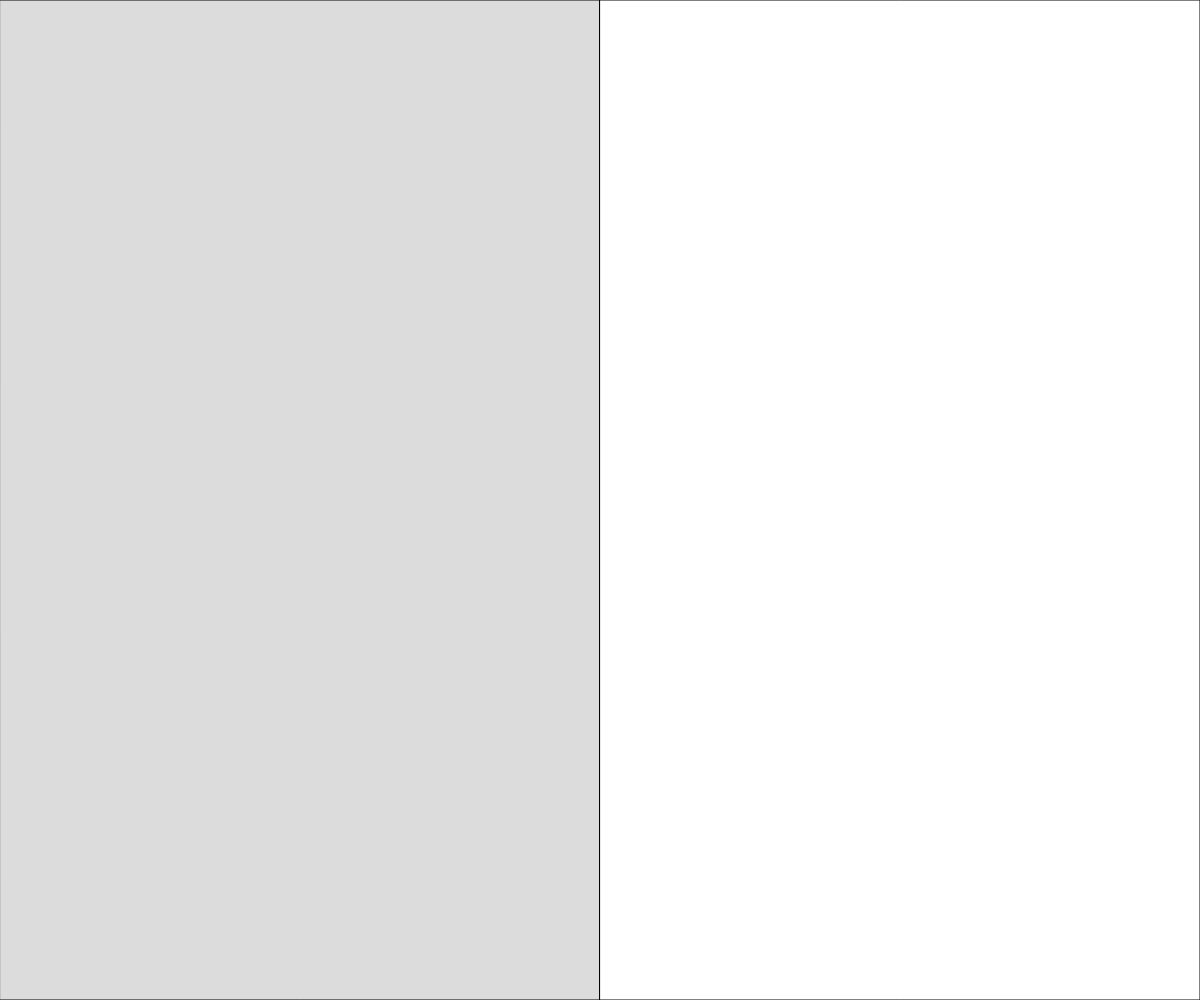
Frame 1 (no input)
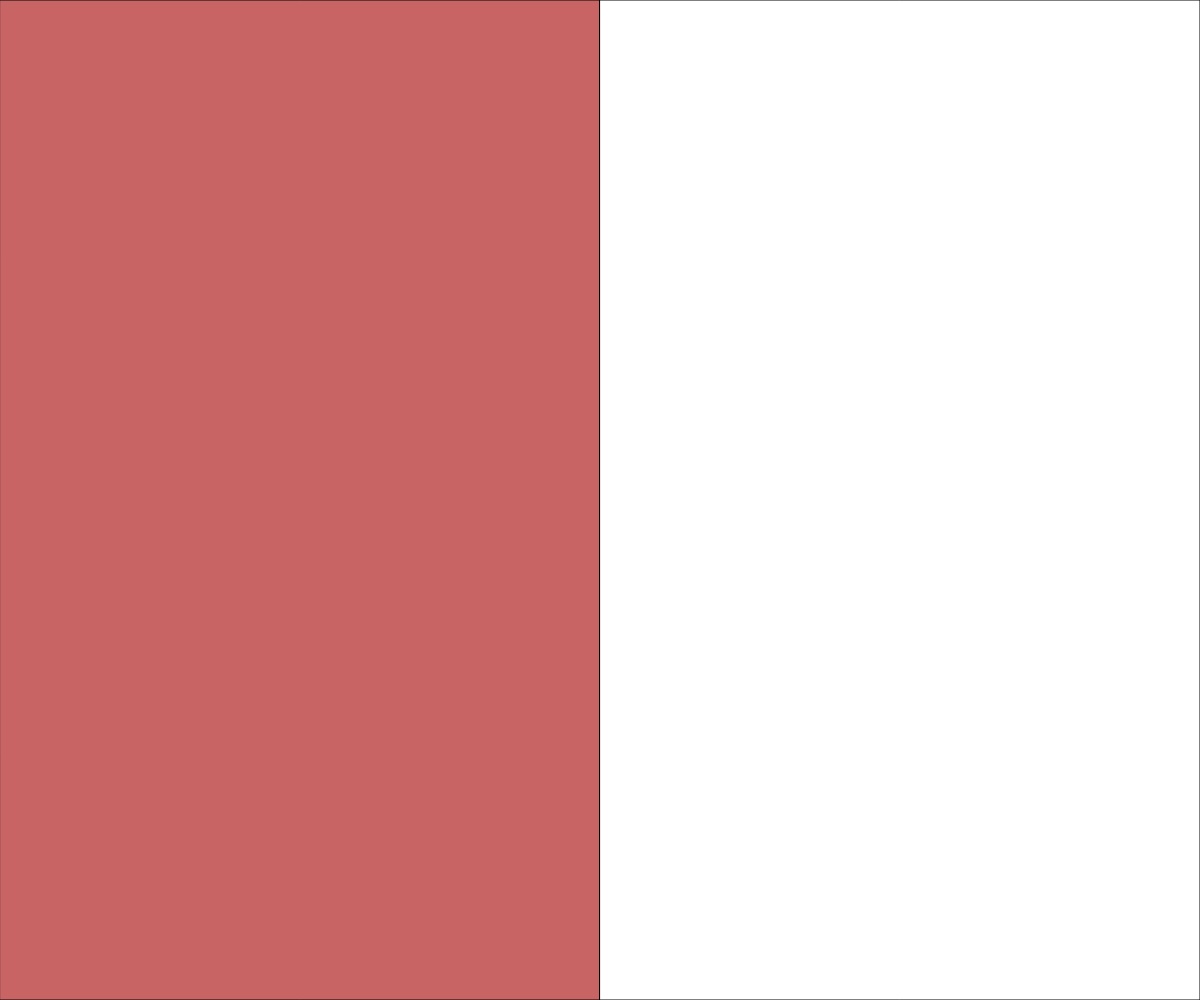
Frame 60 (no input)
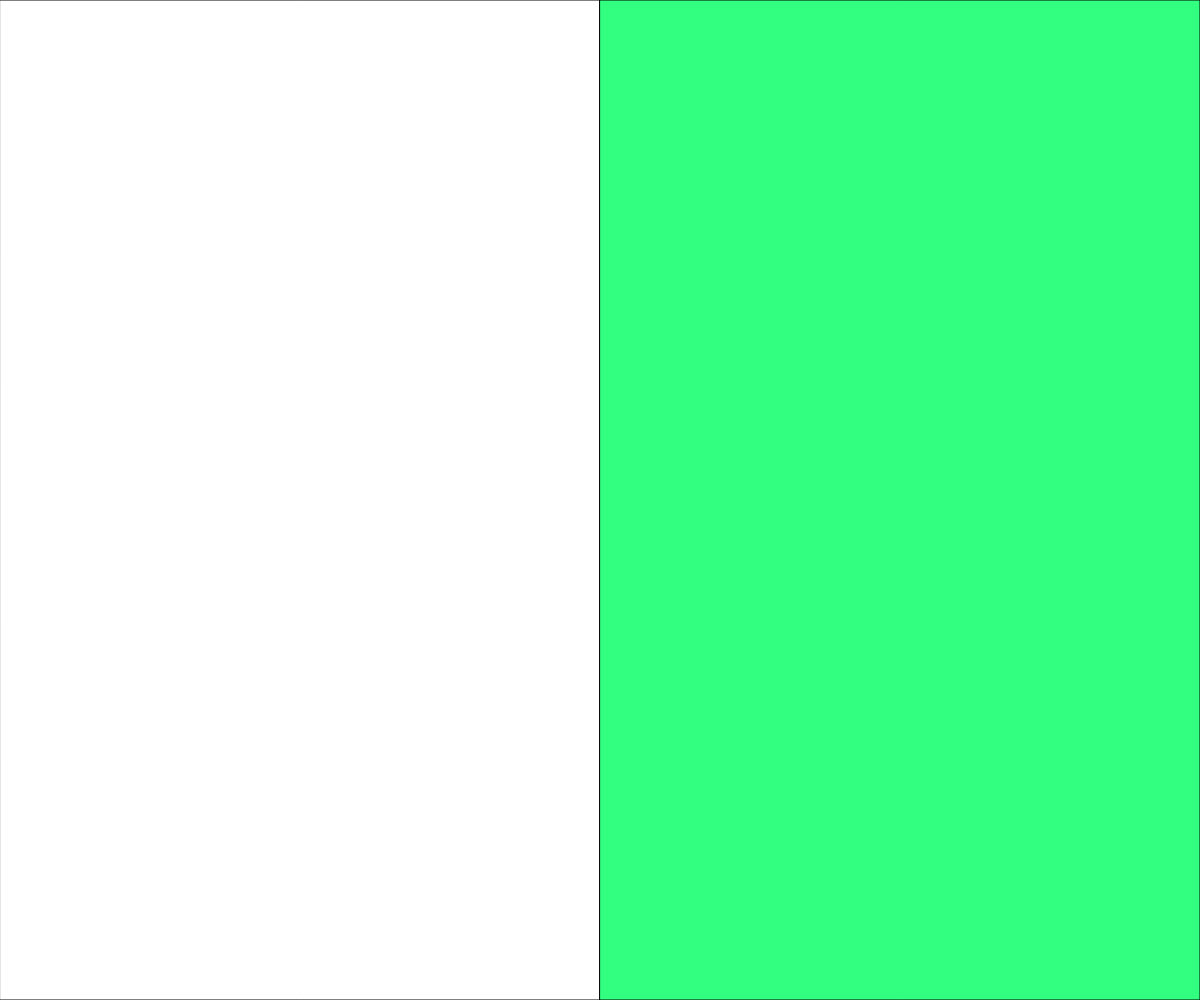
Frame 120 (the mouse pressed at the canvas centre since frame 60)

The p5.js sketch that drew these frames (run headless with seeded random() and noise() and a simulated clock; from frame 60 on, the mouse is pressed at the canvas centre):

// p5.js sketch
// ── sketch.js
// State Variables Demo
// Looking at State Variables, and a fading effect
// Mr. Scott
// November 16, 2021
//
// State Variables: a value stored in a variable that 
// represents some sort of "state"
//
// int:  millions of possible values, but with code we can constrain it
//       to less, perhaps 4.  0, 1, 2, 3
//  0 - black bg     1 - red bg    2 - blue bg    3 - green bg
//
// which side of the screen the mouse is on (left/right)
// 

let onLeft, onRight;   //Boolean state variables 
let leftFade = 0;
let rightFade = 0;
const FADE_SPEED = 10;

function setup() {
  createCanvas(windowWidth, windowHeight);
  onLeft = true;
  onRight = false;
}

function draw() {
  background(220);
  line(width/2, 0, width/2,height);
  updateCurrentSide();
  print("Left: " + onLeft + "\tRight: " + onRight);
  renderRectangles();
}


function renderRectangles(){
  //draw two rectangles of varying fill values on the screen
  //LEFT RECTANGLE
  if(onLeft){   
    fill(200,100,100, leftFade);
    leftFade += FADE_SPEED;
  }
  else{
    fill(255);
    leftFade = 0;
  }
  rect(0,0,width/2,height);

  //RIGHT RECTANGLE
  if(onRight){
    fill(50,255,128);
  }
  else{
    fill(255);
  }
  rect(width/2,0,width/2,height);
}

function updateCurrentSide(){
  //update the state variables to represent which side of the canvas
  //the mouse is presently on.
  if(mouseX < width/2){
    //mouse is on the LEFT
    onLeft = true;
    onRight = false;
  }
  else{
    //mouse is on the RIGHT
    onLeft = false;
    onRight = true;
  }
}
